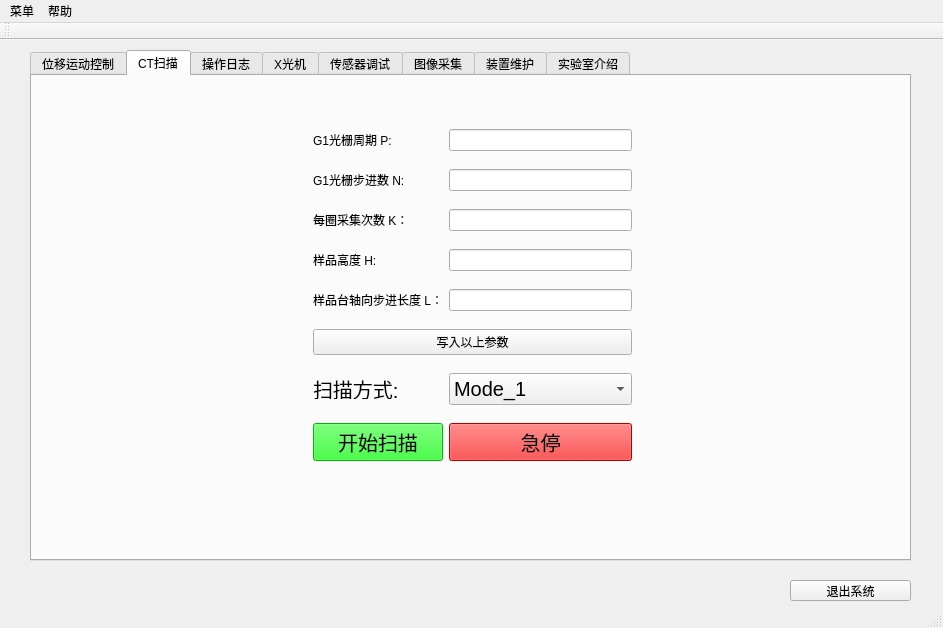
<?xml version="1.0" encoding="UTF-8"?>
<ui version="4.0">
 <class>MainWindow</class>
 <widget class="QMainWindow" name="MainWindow">
  <property name="geometry">
   <rect>
    <x>0</x>
    <y>0</y>
    <width>943</width>
    <height>628</height>
   </rect>
  </property>
  <property name="windowTitle">
   <string>CT操作平台</string>
  </property>
  <widget class="QWidget" name="centralWidget">
   <widget class="QTabWidget" name="tabWidget">
    <property name="geometry">
     <rect>
      <x>30</x>
      <y>10</y>
      <width>881</width>
      <height>511</height>
     </rect>
    </property>
    <property name="currentIndex">
     <number>1</number>
    </property>
    <widget class="QWidget" name="tab">
     <attribute name="title">
      <string>位移运动控制</string>
     </attribute>
     <widget class="QFrame" name="frame">
      <property name="geometry">
       <rect>
        <x>10</x>
        <y>20</y>
        <width>261</width>
        <height>441</height>
       </rect>
      </property>
      <property name="frameShape">
       <enum>QFrame::StyledPanel</enum>
      </property>
      <property name="frameShadow">
       <enum>QFrame::Raised</enum>
      </property>
      <widget class="QLabel" name="label_5">
       <property name="geometry">
        <rect>
         <x>220</x>
         <y>370</y>
         <width>219</width>
         <height>419</height>
        </rect>
       </property>
       <property name="font">
        <font>
         <pointsize>12</pointsize>
        </font>
       </property>
       <property name="text">
        <string>请选择参数</string>
       </property>
      </widget>
      <widget class="QWidget" name="gridLayoutWidget">
       <property name="geometry">
        <rect>
         <x>10</x>
         <y>20</y>
         <width>231</width>
         <height>401</height>
        </rect>
       </property>
       <layout class="QGridLayout" name="_2">
        <item row="2" column="1">
         <widget class="QComboBox" name="comboBox_displacement_move_displacement_number">
          <item>
           <property name="text">
            <string>X光机</string>
           </property>
          </item>
          <item>
           <property name="text">
            <string>G0光栅</string>
           </property>
          </item>
          <item>
           <property name="text">
            <string>G1光栅</string>
           </property>
          </item>
          <item>
           <property name="text">
            <string>样品台</string>
           </property>
          </item>
          <item>
           <property name="text">
            <string>G2光栅</string>
           </property>
          </item>
         </widget>
        </item>
        <item row="3" column="1">
         <widget class="QLabel" name="label_8">
          <property name="font">
           <font>
            <pointsize>12</pointsize>
           </font>
          </property>
          <property name="text">
           <string>位移台类型</string>
          </property>
         </widget>
        </item>
        <item row="8" column="1">
         <widget class="QComboBox" name="comboBox_displacement_move_displacement_movement_mode">
          <property name="enabled">
           <bool>false</bool>
          </property>
          <item>
           <property name="text">
            <string>相对运动</string>
           </property>
          </item>
          <item>
           <property name="text">
            <string>绝对运动</string>
           </property>
          </item>
         </widget>
        </item>
        <item row="1" column="1">
         <widget class="QLabel" name="label_6">
          <property name="font">
           <font>
            <pointsize>12</pointsize>
           </font>
          </property>
          <property name="text">
           <string>位移台序号</string>
          </property>
         </widget>
        </item>
        <item row="0" column="1">
         <widget class="QLabel" name="label_4">
          <property name="font">
           <font>
            <pointsize>12</pointsize>
           </font>
          </property>
          <property name="text">
           <string>请选择参数</string>
          </property>
         </widget>
        </item>
        <item row="10" column="1">
         <widget class="QComboBox" name="comboBox_displacement_move_displacement_velocity">
          <property name="enabled">
           <bool>false</bool>
          </property>
          <item>
           <property name="text">
            <string>正常</string>
           </property>
          </item>
          <item>
           <property name="text">
            <string>极慢</string>
           </property>
          </item>
          <item>
           <property name="text">
            <string>快一点</string>
           </property>
          </item>
         </widget>
        </item>
        <item row="6" column="1">
         <widget class="QComboBox" name="comboBox_displacement_move_displacement_comboBox_displacement_move_displacement_axis">
          <item>
           <property name="text">
            <string>X</string>
           </property>
          </item>
          <item>
           <property name="text">
            <string>Y</string>
           </property>
          </item>
          <item>
           <property name="text">
            <string>Z</string>
           </property>
          </item>
         </widget>
        </item>
        <item row="7" column="1">
         <widget class="QLabel" name="label_7">
          <property name="font">
           <font>
            <pointsize>12</pointsize>
           </font>
          </property>
          <property name="text">
           <string>运动模式</string>
          </property>
         </widget>
        </item>
        <item row="9" column="1">
         <widget class="QLabel" name="label_10">
          <property name="font">
           <font>
            <pointsize>12</pointsize>
           </font>
          </property>
          <property name="text">
           <string>运动速度</string>
          </property>
         </widget>
        </item>
        <item row="5" column="1">
         <widget class="QLabel" name="label_9">
          <property name="font">
           <font>
            <pointsize>12</pointsize>
           </font>
          </property>
          <property name="text">
           <string>轴名称</string>
          </property>
         </widget>
        </item>
        <item row="4" column="1">
         <widget class="QComboBox" name="comboBox_displacement_move_displacement_type">
          <item>
           <property name="text">
            <string>平移</string>
           </property>
          </item>
          <item>
           <property name="text">
            <string>旋转</string>
           </property>
          </item>
         </widget>
        </item>
        <item row="11" column="1">
         <widget class="QLabel" name="label_11">
          <property name="font">
           <font>
            <pointsize>12</pointsize>
           </font>
          </property>
          <property name="text">
           <string>距离单位</string>
          </property>
         </widget>
        </item>
        <item row="12" column="1">
         <widget class="QComboBox" name="comboBox_displacement_move_displacement_units">
          <property name="enabled">
           <bool>false</bool>
          </property>
          <item>
           <property name="text">
            <string>毫米或度</string>
           </property>
          </item>
          <item>
           <property name="text">
            <string>微米或分</string>
           </property>
          </item>
          <item>
           <property name="text">
            <string>脉冲</string>
           </property>
          </item>
         </widget>
        </item>
       </layout>
      </widget>
     </widget>
     <widget class="QFrame" name="frame_2">
      <property name="geometry">
       <rect>
        <x>290</x>
        <y>10</y>
        <width>551</width>
        <height>211</height>
       </rect>
      </property>
      <property name="frameShape">
       <enum>QFrame::StyledPanel</enum>
      </property>
      <property name="frameShadow">
       <enum>QFrame::Raised</enum>
      </property>
      <widget class="QWidget" name="verticalLayoutWidget">
       <property name="geometry">
        <rect>
         <x>30</x>
         <y>30</y>
         <width>171</width>
         <height>161</height>
        </rect>
       </property>
       <layout class="QVBoxLayout" name="verticalLayout">
        <item>
         <widget class="QLabel" name="label">
          <property name="font">
           <font>
            <pointsize>12</pointsize>
           </font>
          </property>
          <property name="text">
           <string>输入运动位移</string>
          </property>
         </widget>
        </item>
        <item>
         <widget class="QLabel" name="label_2">
          <property name="font">
           <font>
            <pointsize>12</pointsize>
           </font>
          </property>
          <property name="text">
           <string>位移台当前位置</string>
          </property>
         </widget>
        </item>
        <item>
         <widget class="QLabel" name="label_3">
          <property name="font">
           <font>
            <pointsize>12</pointsize>
           </font>
          </property>
          <property name="text">
           <string>编码器读数</string>
          </property>
         </widget>
        </item>
       </layout>
      </widget>
      <widget class="QWidget" name="verticalLayoutWidget_2">
       <property name="geometry">
        <rect>
         <x>210</x>
         <y>30</y>
         <width>171</width>
         <height>161</height>
        </rect>
       </property>
       <layout class="QVBoxLayout" name="verticalLayout_2">
        <item>
         <widget class="QLineEdit" name="lineEdit_displacement_move_input_displacement">
          <property name="text">
           <string>0</string>
          </property>
         </widget>
        </item>
        <item>
         <widget class="QLineEdit" name="lineEdit_displacement_move_current_displacement">
          <property name="enabled">
           <bool>false</bool>
          </property>
          <property name="text">
           <string>0.0000</string>
          </property>
         </widget>
        </item>
        <item>
         <widget class="QLineEdit" name="lineEdit_3"/>
        </item>
       </layout>
      </widget>
     </widget>
     <widget class="QFrame" name="frame_3">
      <property name="geometry">
       <rect>
        <x>300</x>
        <y>240</y>
        <width>551</width>
        <height>221</height>
       </rect>
      </property>
      <property name="frameShape">
       <enum>QFrame::StyledPanel</enum>
      </property>
      <property name="frameShadow">
       <enum>QFrame::Raised</enum>
      </property>
      <widget class="QPushButton" name="btn_displacement_move_start_move">
       <property name="geometry">
        <rect>
         <x>40</x>
         <y>30</y>
         <width>101</width>
         <height>71</height>
        </rect>
       </property>
       <property name="font">
        <font>
         <pointsize>15</pointsize>
        </font>
       </property>
       <property name="styleSheet">
        <string notr="true">background-color: rgb(0, 255, 0);</string>
       </property>
       <property name="text">
        <string>移动</string>
       </property>
      </widget>
      <widget class="QPushButton" name="btn_displacement_move_stop_move">
       <property name="geometry">
        <rect>
         <x>210</x>
         <y>30</y>
         <width>101</width>
         <height>71</height>
        </rect>
       </property>
       <property name="font">
        <font>
         <pointsize>15</pointsize>
        </font>
       </property>
       <property name="styleSheet">
        <string notr="true">background-color:rgb(255, 0, 0)</string>
       </property>
       <property name="text">
        <string>KILL</string>
       </property>
      </widget>
      <widget class="QPushButton" name="btn_displacement_move_save_all">
       <property name="enabled">
        <bool>true</bool>
       </property>
       <property name="geometry">
        <rect>
         <x>390</x>
         <y>30</y>
         <width>111</width>
         <height>71</height>
        </rect>
       </property>
       <property name="font">
        <font>
         <pointsize>15</pointsize>
        </font>
       </property>
       <property name="text">
        <string>保存参数</string>
       </property>
      </widget>
      <widget class="QPushButton" name="btn_displacement_move_initiallize_motor">
       <property name="geometry">
        <rect>
         <x>40</x>
         <y>120</y>
         <width>101</width>
         <height>71</height>
        </rect>
       </property>
       <property name="text">
        <string>初始化</string>
       </property>
      </widget>
      <widget class="QPushButton" name="btn_displacement_move_kill_all">
       <property name="enabled">
        <bool>true</bool>
       </property>
       <property name="geometry">
        <rect>
         <x>210</x>
         <y>120</y>
         <width>101</width>
         <height>71</height>
        </rect>
       </property>
       <property name="font">
        <font>
         <pointsize>15</pointsize>
        </font>
       </property>
       <property name="text">
        <string>KILL ALL</string>
       </property>
      </widget>
      <widget class="QPushButton" name="btn_displacement_move_upload">
       <property name="enabled">
        <bool>true</bool>
       </property>
       <property name="geometry">
        <rect>
         <x>390</x>
         <y>120</y>
         <width>111</width>
         <height>71</height>
        </rect>
       </property>
       <property name="font">
        <font>
         <pointsize>15</pointsize>
        </font>
       </property>
       <property name="text">
        <string>上传参数</string>
       </property>
      </widget>
     </widget>
    </widget>
    <widget class="QWidget" name="tab_4">
     <attribute name="title">
      <string>CT扫描</string>
     </attribute>
     <widget class="QWidget" name="gridLayoutWidget_2">
      <property name="geometry">
       <rect>
        <x>270</x>
        <y>30</y>
        <width>341</width>
        <height>381</height>
       </rect>
      </property>
      <layout class="QGridLayout" name="gridLayout">
       <item row="6" column="1">
        <widget class="QComboBox" name="comboBox_CTscan_scan_mode">
         <property name="font">
          <font>
           <pointsize>15</pointsize>
          </font>
         </property>
         <item>
          <property name="text">
           <string>Mode_1</string>
          </property>
         </item>
         <item>
          <property name="text">
           <string>Mode_2</string>
          </property>
         </item>
         <item>
          <property name="text">
           <string>Mode_3</string>
          </property>
         </item>
         <item>
          <property name="text">
           <string>Mode_4</string>
          </property>
         </item>
         <item>
          <property name="text">
           <string>Mode_5</string>
          </property>
         </item>
        </widget>
       </item>
       <item row="4" column="0">
        <widget class="QLabel" name="label_25">
         <property name="text">
          <string>样品台轴向步进长度 L：</string>
         </property>
        </widget>
       </item>
       <item row="3" column="0">
        <widget class="QLabel" name="label_24">
         <property name="text">
          <string>样品高度 H:</string>
         </property>
        </widget>
       </item>
       <item row="6" column="0">
        <widget class="QLabel" name="label_17">
         <property name="maximumSize">
          <size>
           <width>179</width>
           <height>20</height>
          </size>
         </property>
         <property name="font">
          <font>
           <pointsize>15</pointsize>
          </font>
         </property>
         <property name="text">
          <string>扫描方式:</string>
         </property>
        </widget>
       </item>
       <item row="4" column="1">
        <widget class="QLineEdit" name="lineEdit_CTscan_parameter_L"/>
       </item>
       <item row="2" column="1">
        <widget class="QLineEdit" name="lineEdit_CTscan_parameter_K"/>
       </item>
       <item row="7" column="1">
        <widget class="QPushButton" name="btn_CTscan_stop_scan">
         <property name="font">
          <font>
           <pointsize>15</pointsize>
          </font>
         </property>
         <property name="styleSheet">
          <string notr="true">background-color: rgb(255, 0, 0);</string>
         </property>
         <property name="text">
          <string>急停</string>
         </property>
        </widget>
       </item>
       <item row="5" column="0" colspan="2">
        <widget class="QPushButton" name="btn_CTscan_parameter_write">
         <property name="text">
          <string>写入以上参数</string>
         </property>
        </widget>
       </item>
       <item row="7" column="0">
        <widget class="QPushButton" name="btn_CTscan_start_scan">
         <property name="font">
          <font>
           <pointsize>15</pointsize>
          </font>
         </property>
         <property name="styleSheet">
          <string notr="true">background-color: rgb(0, 255, 0);</string>
         </property>
         <property name="text">
          <string>开始扫描</string>
         </property>
        </widget>
       </item>
       <item row="1" column="1">
        <widget class="QLineEdit" name="lineEdit_CTscan_parameter_N"/>
       </item>
       <item row="1" column="0">
        <widget class="QLabel" name="label_22">
         <property name="text">
          <string>G1光栅步进数 N:</string>
         </property>
        </widget>
       </item>
       <item row="2" column="0">
        <widget class="QLabel" name="label_23">
         <property name="text">
          <string>每圈采集次数 K：</string>
         </property>
        </widget>
       </item>
       <item row="3" column="1">
        <widget class="QLineEdit" name="lineEdit_CTscan_parameter_H"/>
       </item>
       <item row="0" column="0">
        <widget class="QLabel" name="label_21">
         <property name="text">
          <string>G1光栅周期 P:</string>
         </property>
        </widget>
       </item>
       <item row="0" column="1">
        <widget class="QLineEdit" name="lineEdit_CTscan_parameter_P"/>
       </item>
      </layout>
     </widget>
    </widget>
    <widget class="QWidget" name="tab_5">
     <attribute name="title">
      <string>操作日志</string>
     </attribute>
     <widget class="QTextEdit" name="textEdit_log_daily_log">
      <property name="geometry">
       <rect>
        <x>60</x>
        <y>90</y>
        <width>401</width>
        <height>291</height>
       </rect>
      </property>
     </widget>
     <widget class="QTextEdit" name="textEdit_log_manual_record">
      <property name="geometry">
       <rect>
        <x>630</x>
        <y>90</y>
        <width>211</width>
        <height>201</height>
       </rect>
      </property>
     </widget>
     <widget class="QPushButton" name="btn_log_write">
      <property name="geometry">
       <rect>
        <x>630</x>
        <y>320</y>
        <width>211</width>
        <height>51</height>
       </rect>
      </property>
      <property name="font">
       <font>
        <pointsize>15</pointsize>
       </font>
      </property>
      <property name="text">
       <string>写入日志</string>
      </property>
     </widget>
     <widget class="QLabel" name="label_18">
      <property name="geometry">
       <rect>
        <x>200</x>
        <y>40</y>
        <width>231</width>
        <height>31</height>
       </rect>
      </property>
      <property name="font">
       <font>
        <pointsize>15</pointsize>
       </font>
      </property>
      <property name="text">
       <string>当天操作历史</string>
      </property>
     </widget>
     <widget class="QLabel" name="label_19">
      <property name="geometry">
       <rect>
        <x>690</x>
        <y>40</y>
        <width>101</width>
        <height>31</height>
       </rect>
      </property>
      <property name="font">
       <font>
        <pointsize>15</pointsize>
       </font>
      </property>
      <property name="text">
       <string>手动记录</string>
      </property>
     </widget>
    </widget>
    <widget class="QWidget" name="tab_2">
     <attribute name="title">
      <string>X光机</string>
     </attribute>
     <widget class="QPushButton" name="pushButton_8">
      <property name="geometry">
       <rect>
        <x>50</x>
        <y>60</y>
        <width>101</width>
        <height>71</height>
       </rect>
      </property>
      <property name="text">
       <string>PushButton</string>
      </property>
     </widget>
     <widget class="QPushButton" name="pushButton_9">
      <property name="geometry">
       <rect>
        <x>220</x>
        <y>60</y>
        <width>101</width>
        <height>71</height>
       </rect>
      </property>
      <property name="text">
       <string>PushButton</string>
      </property>
     </widget>
     <widget class="QPushButton" name="pushButton_10">
      <property name="geometry">
       <rect>
        <x>400</x>
        <y>60</y>
        <width>101</width>
        <height>71</height>
       </rect>
      </property>
      <property name="text">
       <string>PushButton</string>
      </property>
     </widget>
     <widget class="QPushButton" name="pushButton_11">
      <property name="geometry">
       <rect>
        <x>670</x>
        <y>60</y>
        <width>101</width>
        <height>70</height>
       </rect>
      </property>
      <property name="styleSheet">
       <string notr="true">background-color: rgb(0, 85, 0);</string>
      </property>
      <property name="text">
       <string>Getting Started</string>
      </property>
     </widget>
     <widget class="QPushButton" name="pushButton_12">
      <property name="geometry">
       <rect>
        <x>670</x>
        <y>180</y>
        <width>101</width>
        <height>71</height>
       </rect>
      </property>
      <property name="styleSheet">
       <string notr="true">background-color: rgb(255, 255, 0);</string>
      </property>
      <property name="text">
       <string>Turn On</string>
      </property>
     </widget>
     <widget class="QPushButton" name="pushButton_13">
      <property name="geometry">
       <rect>
        <x>670</x>
        <y>300</y>
        <width>101</width>
        <height>71</height>
       </rect>
      </property>
      <property name="styleSheet">
       <string notr="true">background-color: rgb(255, 0, 0);</string>
      </property>
      <property name="text">
       <string>SHUT DOWN</string>
      </property>
     </widget>
     <widget class="QGraphicsView" name="graphicsView">
      <property name="geometry">
       <rect>
        <x>50</x>
        <y>160</y>
        <width>451</width>
        <height>141</height>
       </rect>
      </property>
     </widget>
     <widget class="QPushButton" name="pushButton_14">
      <property name="geometry">
       <rect>
        <x>400</x>
        <y>320</y>
        <width>101</width>
        <height>71</height>
       </rect>
      </property>
      <property name="styleSheet">
       <string notr="true">background-color: rgb(0, 85, 255);</string>
      </property>
      <property name="text">
       <string>PushButton</string>
      </property>
     </widget>
     <widget class="QComboBox" name="comboBox_7">
      <property name="geometry">
       <rect>
        <x>60</x>
        <y>350</y>
        <width>72</width>
        <height>22</height>
       </rect>
      </property>
      <item>
       <property name="text">
        <string>1.0mm</string>
       </property>
      </item>
     </widget>
     <widget class="QLabel" name="label_12">
      <property name="geometry">
       <rect>
        <x>60</x>
        <y>330</y>
        <width>59</width>
        <height>14</height>
       </rect>
      </property>
      <property name="font">
       <font>
        <pointsize>12</pointsize>
       </font>
      </property>
      <property name="text">
       <string>Focus</string>
      </property>
     </widget>
     <widget class="QLabel" name="label_13">
      <property name="geometry">
       <rect>
        <x>211</x>
        <y>329</y>
        <width>141</width>
        <height>16</height>
       </rect>
      </property>
      <property name="font">
       <font>
        <pointsize>12</pointsize>
       </font>
      </property>
      <property name="text">
       <string>Exposure Time</string>
      </property>
     </widget>
     <widget class="QWidget" name="horizontalLayoutWidget_2">
      <property name="geometry">
       <rect>
        <x>60</x>
        <y>390</y>
        <width>160</width>
        <height>31</height>
       </rect>
      </property>
      <layout class="QHBoxLayout" name="horizontalLayout_3">
       <item>
        <widget class="QLCDNumber" name="lcdNumber">
         <property name="styleSheet">
          <string notr="true">alternate-background-color: rgb(85, 255, 127);</string>
         </property>
        </widget>
       </item>
       <item>
        <widget class="QLabel" name="label_15">
         <property name="font">
          <font>
           <pointsize>12</pointsize>
          </font>
         </property>
         <property name="text">
          <string>kV</string>
         </property>
        </widget>
       </item>
      </layout>
     </widget>
     <widget class="QWidget" name="horizontalLayoutWidget_3">
      <property name="geometry">
       <rect>
        <x>60</x>
        <y>420</y>
        <width>160</width>
        <height>31</height>
       </rect>
      </property>
      <layout class="QHBoxLayout" name="horizontalLayout_4">
       <item>
        <widget class="QLCDNumber" name="lcdNumber_2"/>
       </item>
       <item>
        <widget class="QLabel" name="label_16">
         <property name="font">
          <font>
           <pointsize>12</pointsize>
          </font>
         </property>
         <property name="text">
          <string>mA</string>
         </property>
        </widget>
       </item>
      </layout>
     </widget>
     <widget class="QLabel" name="label_14">
      <property name="geometry">
       <rect>
        <x>360</x>
        <y>350</y>
        <width>10</width>
        <height>29</height>
       </rect>
      </property>
      <property name="font">
       <font>
        <pointsize>12</pointsize>
       </font>
      </property>
      <property name="text">
       <string>S</string>
      </property>
     </widget>
     <widget class="QLineEdit" name="lineEdit_4">
      <property name="geometry">
       <rect>
        <x>212</x>
        <y>353</y>
        <width>142</width>
        <height>22</height>
       </rect>
      </property>
      <property name="text">
       <string>0</string>
      </property>
     </widget>
    </widget>
    <widget class="QWidget" name="tab_9">
     <attribute name="title">
      <string>传感器调试</string>
     </attribute>
    </widget>
    <widget class="QWidget" name="tab_3">
     <attribute name="title">
      <string>图像采集</string>
     </attribute>
    </widget>
    <widget class="QWidget" name="tab_6">
     <attribute name="title">
      <string>装置维护</string>
     </attribute>
    </widget>
    <widget class="QWidget" name="tab_7">
     <attribute name="title">
      <string>实验室介绍</string>
     </attribute>
    </widget>
   </widget>
   <widget class="QPushButton" name="btn_quit">
    <property name="geometry">
     <rect>
      <x>790</x>
      <y>540</y>
      <width>121</width>
      <height>21</height>
     </rect>
    </property>
    <property name="text">
     <string>退出系统</string>
    </property>
   </widget>
  </widget>
  <widget class="QMenuBar" name="menuBar">
   <property name="geometry">
    <rect>
     <x>0</x>
     <y>0</y>
     <width>943</width>
     <height>22</height>
    </rect>
   </property>
   <widget class="QMenu" name="menu">
    <property name="title">
     <string>菜单</string>
    </property>
   </widget>
   <widget class="QMenu" name="menu_2">
    <property name="title">
     <string>帮助</string>
    </property>
   </widget>
   <addaction name="menu"/>
   <addaction name="menu_2"/>
  </widget>
  <widget class="QToolBar" name="mainToolBar">
   <attribute name="toolBarArea">
    <enum>TopToolBarArea</enum>
   </attribute>
   <attribute name="toolBarBreak">
    <bool>false</bool>
   </attribute>
  </widget>
  <widget class="QStatusBar" name="statusBar"/>
 </widget>
 <layoutdefault spacing="6" margin="11"/>
 <resources/>
 <connections/>
</ui>
